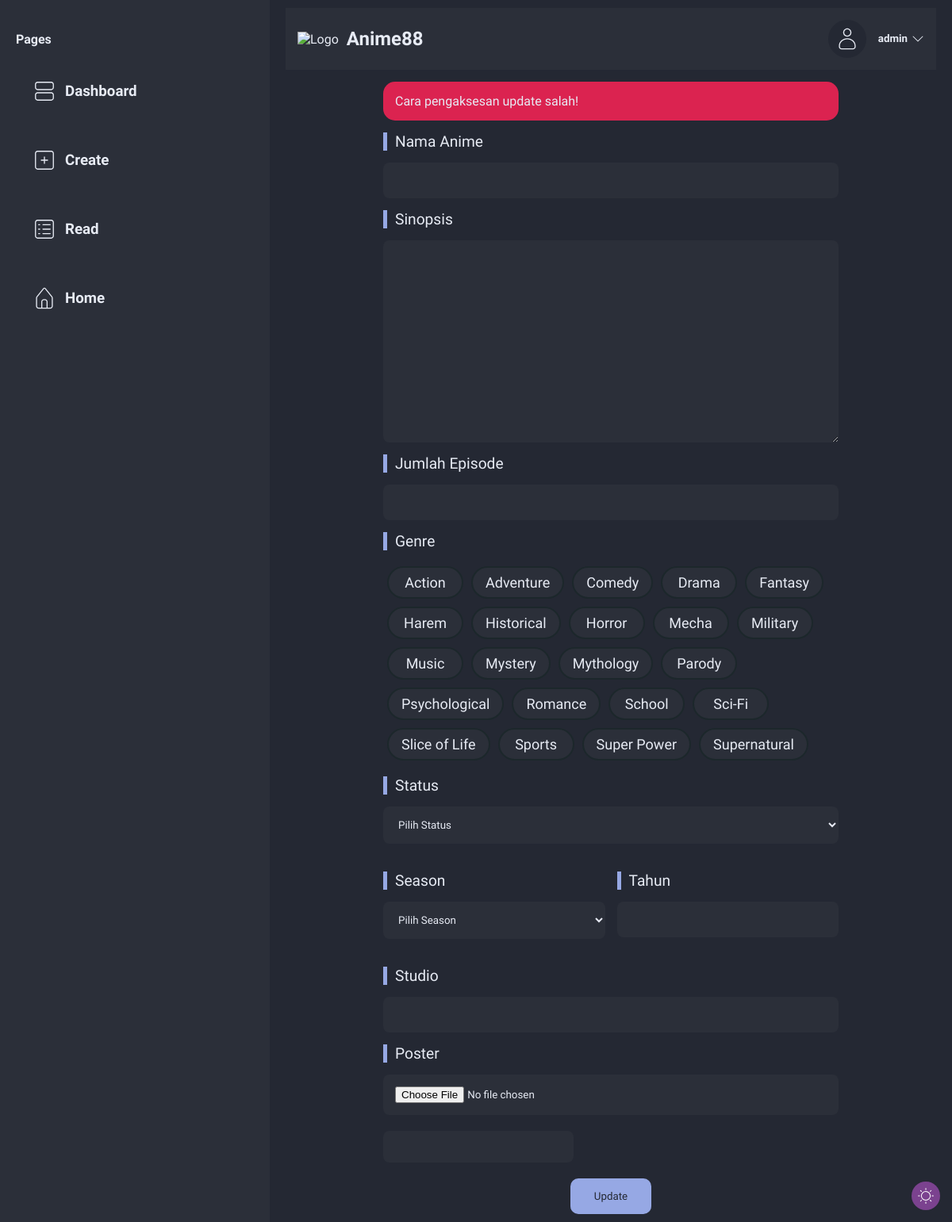
The app's page /update.php (signed in) with its own data.
### tables this page shows
CREATE TABLE `genre` (
  `id` int(11) NOT NULL,
  `name` varchar(50) NOT NULL,
  `details` text NOT NULL
);

### update.php (the view, shortened to what this page needs)
<?php
require("connection.php");
?>
<!DOCTYPE html>
<html lang="en">
<?php include("includes/head.php") ?>
<body>
    <?php include("includes/sidebar.php") ?>
    <main class="dashboard dashboard-form">
        <div style="width: 100%;">
            <?php include("includes/navbar.php") ?>
        </div>
        <form class="form" action="" method="post" enctype="multipart/form-data">
            <?php
            if (isset($_SESSION["message"])) {
                $message_type = $_SESSION["message"]["type"];
                echo " <div class='message $message_type'>";
                echo $_SESSION["message"]["content"];
                echo "</div>";
            };
            ?>
            <label for="anime-name">Nama Anime</label>
            <input required class="form-input" type="text" name="anime-name" id="anime-name" value="<?= isset($anime_data) ? htmlspecialchars($anime_data["name"]) : '' ?>">
            <label for="synopsis">Sinopsis</label>
            <textarea required class="form-input" type="text" rows="15" name="synopsis" id="synopsis"><?= isset($anime_data) ? $anime_data["synopsis"] : '' ?></textarea>
            <label for="episodes">Jumlah Episode</label>
            <input required class="form-input" type="number" name="episodes" id="episodes" value="<?= isset($anime_data) ? $anime_data["episodes"] : '' ?>">
            <label>Genre</label>
            <div class="checkbox-group">
                <?php
                $query = "SELECT * FROM genre ORDER BY name ASC";
                $result = mysqli_execute_query($connection, $query);
                while ($row = $result->fetch_assoc()) {
                    $genre = $row["name"];
                    $id = $row["id"];
                ?>
                    <label for='<?= $id ?>'><?= $genre ?></label>
                <?php } ?>
            </div>
            <label for="status">Status</label>
            <select required class="form-input" name="status" id="status">
                <option hidden value="">Pilih Status</option>
            </select>
            <div class="input-group">
                <div>
                    <label for="season">Season</label>
                    <select required class="form-input" name="season" id="season">
                        <option hidden value="">Pilih Season</option>
                    </select>
                </div>
                <div>
                    <label for="year">Tahun</label>
                    <input required class="form-input" name="year" id="year" type="number" min="1917" max="2099" step="1" value="<?= isset($anime_data) ? $anime_data["year"] : '' ?>" />
                </div>
            </div>
            <label for="studio">Studio</label>
            <input required class="form-input" type="text" name="studio" id="studio" value="<?= isset($anime_data) ? $anime_data["studio"] : '' ?>">
            <label for="poster">Poster</label>
            <input class="form-input" type="file" accept="image/*" name="poster" id="poster" onchange="previewPoster(this)">
            <div class="preview-wrapper">
            </div>
            <div class="form-submit">
                <input name="update" class="btn" type="submit" value="Update">
            </div>
        </form>
    </main>
</body>
</html>

### assets/style.css (style rules this page uses)
:root[data-theme="dark"] { --text: #e7ebf4; --background: #242833; --background-secondary: #2b2f39; --primary: #96a8e4; --secondary: #1c272b; --accent: #a970bd; --green: #059669; --orange: #ff8b02; --blue: #2980b9; --red: #db2350; --white: #e7ebf4; --brightness: brightness(0.6); }
* { font-family: "Fira Sans", Arial, Helvetica, sans-serif; margin: 0; padding: 0; transition: all 300ms ease; color: var(--text); }
input[type="number"] { -moz-appearance: textfield; appearance: textfield; }
body { background: var(--background); }
main { margin: 30px 0; padding: 50px 0; display: flex; align-items: center; flex-direction: column; }
.form { display: flex; flex-direction: column; width: 70%; }
.form label { color: var(--text); font-size: larger; padding-left: 10px; border-left: 5px solid var(--primary); margin: 15px 0; }
.form-input { color: var(--text); background: var(--background-secondary); border: none; padding: 15px; border-radius: 8px; }
.form-checkbox-chips + label { transition: all 300ms ease; font-size: 18px; cursor: pointer; border-radius: 50px; background: var(--background-secondary); border: solid 2px var(--secondary); padding: 0.5rem 1rem; margin: 5px; display: inline-block; user-select: none; text-align: center; min-width: 60px; }
.checkbox-group { display: flex; flex-wrap: wrap; }
textarea.form-input { resize: vertical; }
.input-group { margin: 20px 0; display: flex; justify-content: space-between; }
.input-group div { display: flex; flex-direction: column; flex-basis: 50%; width: 50%; }
.input-group div:first-child { padding-right: 15px; }
.form-submit { margin-top: 20px; display: flex; justify-content: center; }
.preview-wrapper { display: flex; justify-content: center; margin-top: 20px; padding: 20px; border-radius: 8px; background: var(--background-secondary); width: 200px; }
.btn { background-color: var(--primary); color: var(--background); border: none; border-radius: 10px; padding: 15px 30px; cursor: pointer; }
.error { background: var(--red); }
.message { border-radius: 15px; padding: 15px; color: var(--white); }
main.dashboard { margin: 0; margin-left: 340px; padding: 10px 20px; display: flex; align-items: flex-start; flex-direction: column; gap: 15px; }
main.dashboard-form { align-items: center; }

### records on screen
genre: name "Action"
genre: name "Adventure"
genre: name "Comedy"
genre: name "Drama"
genre: name "Fantasy"
genre: name "Harem"
genre: name "Historical"
genre: name "Horror"
genre: name "Mecha"
genre: name "Military"
genre: name "Music"
genre: name "Mystery"
genre: name "Mythology"
genre: name "Parody"
genre: name "Psychological"
genre: name "Romance"
genre: name "School"
genre: name "Sci-Fi"
genre: name "Slice of Life"
genre: name "Sports"
genre: name "Super Power"
genre: name "Supernatural"

### other values on screen
$_SESSION["user"]["username"] "admin"
$_SESSION["message"]["content"] "Cara pengaksesan update salah!"
